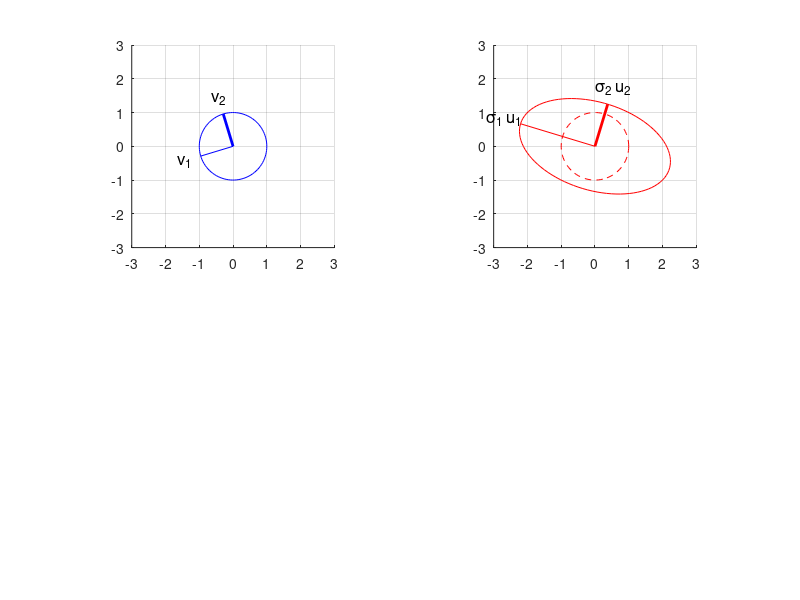

MATLAB code for this plot:
%
% lab_svdgeom.m
% Carl Tape, GEOS 627, Inverse Problems and Parameter Estimation
%
% Misc concepts associated with the singular value decomposition
%

clc, clear, close all
 
% pick a matrix
kk = 1; G = [2 1 ; -1 1]
%kk = 2; G = [0 -2 ;  2  0]
%kk = 3; G = [2 -2 ;  2 -1]
%kk = 4; G = [2  0 ;  2  0]
%G = randi([-2 2],2,2)

% singular value decomposition
[U,S,V] = svd(G)
Gcheck = U*S*V'

% singular values
s1 = S(1,1);
s2 = S(2,2);
% basis vectors
v1 = V(:,1);
v2 = V(:,2);
u1 = U(:,1);
u2 = U(:,2);

% unit circle for plotting
R = 1;
n = 100;
t = linspace(0,2*pi,n);
x = R*cos(t);
y = R*sin(t);
Cx = [x ; y];

% unit circles representing basis U and basis V
Ux = Cx;
Vx = Cx;

% standard basis
e1 = [1 0]';
e2 = [0 1]';

ax0 = 3*[-1 1 -1 1];
figure; nr=2; nc=2; fsize = 12;

subplot(nr,nc,1); hold on; grid on;
plot(Vx(1,:),Vx(2,:),'b-'); axis equal, axis(ax0);
plot([0 v1(1)],[0 v1(2)],'b',[0 v2(1)],[0 v2(2)],'b','linewidth',2);

GVx = G*Vx;     % ellipse for plotting
su1 = s1*u1;
su2 = s2*u2;
Ge1 = G*e1;
Ge2 = G*e2;

subplot(nr,nc,2); hold on; grid on;
plot(GVx(1,:),GVx(2,:),'r'); axis equal, axis(ax0);
plot(Ux(1,:),Ux(2,:),'r--');
plot([0 su1(1)],[0 su1(2)],'r',[0 su2(1)],[0 su2(2)],'r','linewidth',2);

% ugly code for positioning the text labels
f = 0.5;
subplot(nr,nc,1); 
[th,r] = cart2pol(v1(1),v1(2)); [v1p(1),v1p(2)] = pol2cart(th,r+f);
[th,r] = cart2pol(v2(1),v2(2)); [v2p(1),v2p(2)] = pol2cart(th,r+f);
text(v1p(1),v1p(2),'v_1','fontsize',fsize,'horizontalalignment','center');
text(v2p(1),v2p(2),'v_2','fontsize',fsize,'horizontalalignment','center');
subplot(nr,nc,2); 
[th,r] = cart2pol(su1(1),su1(2)); [su1p(1),su1p(2)] = pol2cart(th,r+f);
[th,r] = cart2pol(su2(1),su2(2)); [su2p(1),su2p(2)] = pol2cart(th,r+f);
text(su1p(1),su1p(2),'\sigma_1 u_1','fontsize',fsize,'horizontalalignment','center');
text(su2p(1),su2p(2),'\sigma_2 u_2','fontsize',fsize,'horizontalalignment','center');

% START CODE HERE FOR U --> GDAGGER --> V


%==========================================================================
